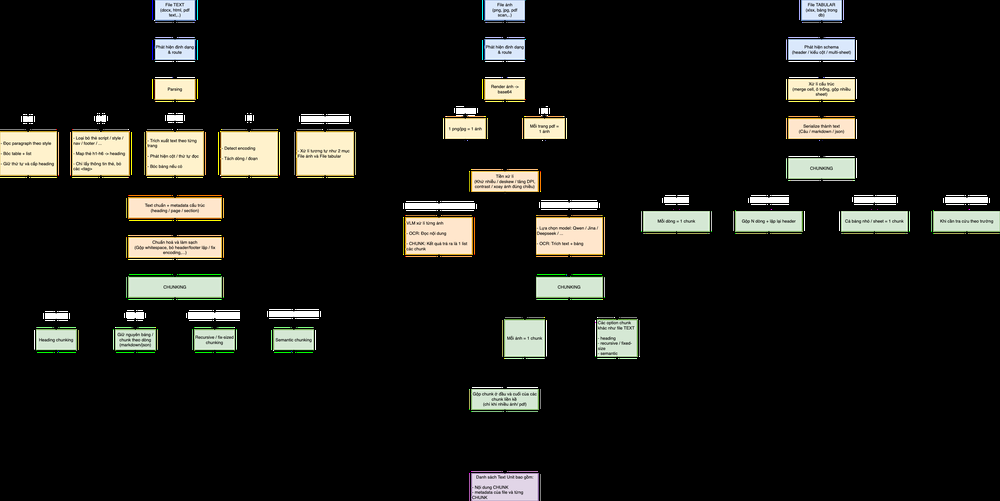
#> input picture Parser&Chunking.drawio.png, 1000 x 501 px, shrunk from 3031 x 1519 before the run
$ python -i preprocessing.py   (imports and definitions only)
#> lines starting #> are read from the running program, lines starting #| are printed output that depends on the picture
"""Configurable, ordered preprocessing steps."""
from __future__ import annotations

import logging

import cv2
import numpy as np
from PIL import Image

from .config import ConfigError

logger = logging.getLogger(__name__)


def _grayscale(img: np.ndarray) -> np.ndarray:
    if img.ndim == 2:
        return img
    return cv2.cvtColor(img, cv2.COLOR_RGB2GRAY)
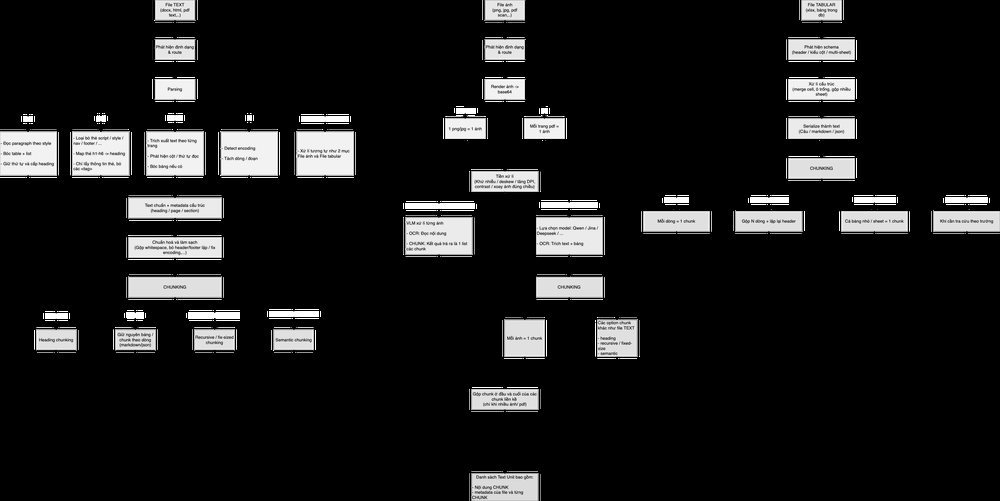
#> returned value: shape (501, 1000); min 0, max 255, mean 28


def _binarize(img: np.ndarray) -> np.ndarray:
    gray = _grayscale(img)
    _, out = cv2.threshold(gray, 0, 255, cv2.THRESH_BINARY + cv2.THRESH_OTSU)
    return out


def _deskew(img: np.ndarray) -> np.ndarray:
    gray = _grayscale(img)
    coords = np.column_stack(np.where(gray < 128))
#> coords = 439123 pairs, first value 0 to 500, second value 0 to 999
    if coords.size == 0:
        return img
    angle = cv2.minAreaRect(coords)[-1]
#> angle = -90
    angle = -(90 + angle) if angle < -45 else -angle
#> angle = 0
    if abs(angle) < 0.1:
        return img
    h, w = img.shape[:2]
    m = cv2.getRotationMatrix2D((w / 2, h / 2), angle, 1.0)
    return cv2.warpAffine(
        img, m, (w, h), flags=cv2.INTER_CUBIC, borderMode=cv2.BORDER_REPLICATE
    )


STEPS = {"grayscale": _grayscale, "deskew": _deskew, "binarize": _binarize}


def apply(image: Image.Image, steps: list[str]) -> Image.Image:
    arr = np.array(image.convert("RGB"))
    for name in steps:
        if name not in STEPS:
            raise ConfigError(f"unknown step {name!r}; valid: {sorted(STEPS)}")
        logger.debug("preprocess step: %s", name)
        arr = STEPS[name](arr)
    return Image.fromarray(arr)

>>> import cv2
>>> picture = cv2.cvtColor(cv2.imread('../Parser&Chunking.drawio.png'), cv2.COLOR_BGR2RGB)
>>> result = _deskew(picture)
